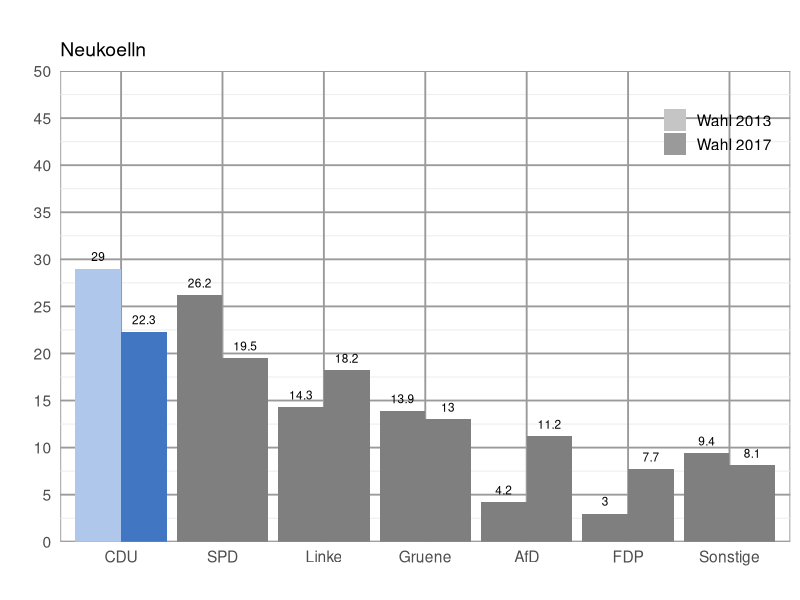

R code for this plot:
# libraries
require(dplyr)
require(ggplot2)
# current directory with required data
setwd("/Users/Jonas/Desktop/DataScience_BTW")

## import file
# dec="," so that comma seperated values are converted to decimal values
read.csv(file = "Zweitstimme_2017_2013.csv", sep = ";", dec=",") -> zweitstimme

## select "Wahlkreis == Mitte", save as new table "mitte"
# %>% ist eine chain, um Befehle von dplyr zu verbinden
zweitstimme %>% filter(Wahlkreis == "Neukoelln") -> neukoelln

# open up a blank image that we want to save our chart in
png(filename = "82.png",
	width = 6,
	height = 4,
	units = "in",
	res = 200,
	# background is supposed to be transparent
	bg = "transparent")

## make combined dark and light color palette
# order: Afd, CDU, FDP, Gruene, Linke, Sonstige, SPD, Legende/Jahr
cols_dark <- c("#4176c2", "#000000", "#ffcc00", "#78bc1b", "#bd3075", "#707173", "#d71f1d", "#898989")
cols_light <- c("#afc7ea", "#7e7e7e", "#ffeda3", "#d4efaf", "#e293ba", "#cccccc", "#eb807f", "#B7B7B7")
colors <- c(rbind(cols_dark, cols_light))

## add a column that has a smaller number for the larger year and a larger number for the smaller year
# 10000-2017 = 7983 and 10000-2013 = 7987
# second row of table is now: CDU 2017     18.6  7983
# third row of table is now : CDU 2013     22.6  7987
table <- mutate(neukoelln, order = 10000 - Jahr)

## reorder levels so they are in the order in which they are in the table
# factors are variables in R which take on a limited number of different values
# factors are stored as a vector of int values with a corresponding set of values to use when the factor is displayed
# to change the order in which the levels will be displayed the levels= argugment can be given a vector of the variable in desired order
table$Partei <- factor(table$Partei, levels = unique(table$Partei))

## the trick is to fill by a factor that combines the party name and the order (10000 - year)
# aes sets the genereal aesthetics of the bar
# fill= sets how the bars are colored; scale_file_manual specifies
ggplot(table, aes(x=Partei, group=Jahr, y=Ergebnis, fill=factor(paste0(Partei,order)))) + 
  geom_col(position="dodge") +
  scale_fill_manual(values = colors,
                    breaks = paste0(table$Partei[1], 10000-c(2017, 2013)),
                    labels = c("Wahl 2013", "Wahl 2017"),
                    name = "") +
  # "Wahlkreis" as title of bar chart
  ggtitle("", table$Wahlkreis) +
  # get rid of "Partei" as label for x axis
  xlab("") +
  # get rid of "Ergebnis" as label for y axis
  ylab("") +
  # breaks specificed by a numeric vector of positions in order to have 5 steps intervalls
  scale_y_continuous(limits = c(0, 50), expand = c(0, 0), breaks = c(0, 5, 10, 15, 20, 25, 30, 35, 40, 45, 50)) +
  # geom_text puts the election values on top of each bar
  # hjust = left or right relationg bar, vjust = height over bar
  # size = 3 is size of font
  geom_text(aes(label = table$Ergebnis, angle=0,hjust=0.5), size=3, position=position_dodge(width=0.9), vjust=-0.85) +
  # override the fill aes to get gray colors in the legend
  guides(fill = guide_legend(override.aes = list(fill = c("#C5C5C5", "#9A9A9A")))) +
  # standard theme: theme_minimal; 14 defines font size
  theme_minimal(14) +
  #sets the position of the legend by a numeric vector c(x,y) with x and y as coordinates  
  theme(legend.position = c(0.9, 0.9), rect = element_rect(fill = "transparent"),  
  		# frame of diagramm
  		panel.background = element_rect(colour = "#9A9A9A"),
  		panel.grid.minor = element_line(NULL),
  		# grid of diagram
   		panel.grid.major = element_line(colour = "#9A9A9A"),
   		panel.ontop = FALSE)
 
# save our image
dev.off()
